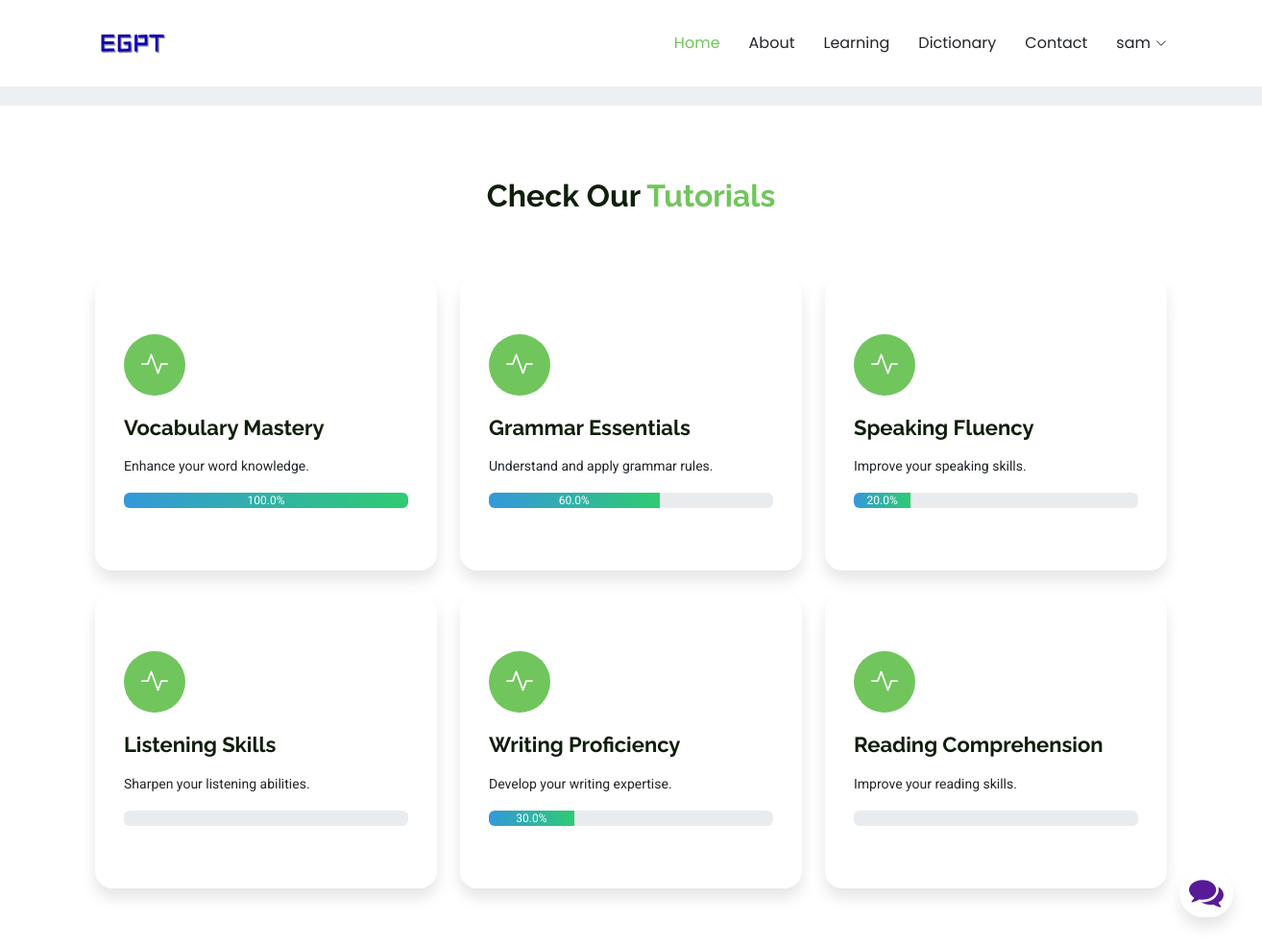
The page /learning (signed in) on the database its author committed.
### EGPT/models.py (models this page shows, shortened)
class User(db.Model, UserMixin):
    id = db.Column(db.Integer, primary_key=True)
    first_name = db.Column(db.String(20), nullable=False)
    last_name = db.Column(db.String(20), nullable=False)
    username = db.Column(db.String(20), unique=True, nullable=False)
    email = db.Column(db.String(120), unique=True, nullable=False)
    image_file = db.Column(db.String(20), nullable=False, default='default.jpg')
    is_admin = db.Column(db.Boolean, default=False)
    password = db.Column(db.String(60), nullable=False)
    progress = db.relationship('UserProgress', backref='user', lazy=True)
    messages = db.relationship('Messages', backref='user', lazy=True)

class Service(db.Model):
    id = db.Column(db.Integer, primary_key=True)
    name = db.Column(db.String(100), unique=True, nullable=False)
    description = db.Column(db.Text, nullable=True)
    tutorials = db.relationship('Tutorial', backref='service', lazy=True)

### EGPT/main/routes.py (the view)
@main.route('/learning', methods=['GET'])
def learning():
    services = Service.query.all()
    service_list = []
    for service in services:
        total_tutorials = len(service.tutorials)
        if current_user.is_authenticated:
            viewed_tutorials = UserProgress.query.filter_by(user_id=current_user.id, is_viewed=True).filter(UserProgress.tutorial_id.in_([t.id for t in service.tutorials])).count()
            progress = (viewed_tutorials / total_tutorials) * 100 if total_tutorials > 0 else 0
        else:
            progress = 0
        service_list.append({
            'name': service.name,
            'description': service.description,
            'progress': progress
        })
    return render_template('learning.html', services=service_list)

### EGPT/models.py (called while the page is built)
@login_manager.user_loader
def load_user(user_id):
    return User.query.get(int(user_id))

### EGPT/templates/learning.html
{% extends 'layout.html' %}
{% block content %}
<link href="{{url_for('static', filename='css/services.css')}}" rel="stylesheet">
<section id="services" class="services section">
  <div class="container section-title" data-aos="fade-up">
    <div><span>Check Our</span> <span class="description-title">Tutorials</span></div>
  </div>
  <div class="container">
    <div class="row gy-4">
      {% for service in services %}
    <div class="col-lg-4 col-md-6" data-aos="fade-up" data-aos-delay="{{ loop.index * 100 }}">
        <div class="service-item position-relative">
            <div class="icon">
                <i class="bi bi-activity"></i>
            </div>
            <a href="{{ url_for('main.service_detail', service_name=service.name.replace(' ', '_')) }}" class="stretched-link">
                <h3>{{ service.name }}</h3>
            </a>
            <p>{{ service.description }}</p>
            <div class="progress mt-3">
                <div class="progress-bar" role="progressbar" style="width: {{ service.progress }}%;" aria-valuenow="{{ service.progress }}" aria-valuemin="0" aria-valuemax="100">{{ service.progress }}%</div>
            </div>
        </div>
    </div>
{% endfor %}
    </div>
  </div>
</section>
{% endblock content %}

### EGPT/templates/layout.html (shortened to what this page needs)
<!DOCTYPE html>
<html lang="en">
<head>
  <link href="{{url_for('static', filename='vendor/bootstrap/css/bootstrap.min.css')}}" rel="stylesheet">
  <link href="{{url_for('static', filename='vendor/bootstrap-icons/bootstrap-icons.css')}}" rel="stylesheet">
  <link href="{{url_for('static', filename='vendor/aos/aos.css')}}" rel="stylesheet">
  <link href="{{url_for('static', filename='vendor/glightbox/css/glightbox.min.css')}}" rel="stylesheet">
  <link href="{{url_for('static', filename='css/main.css')}}" rel="stylesheet">
  <link href="{{url_for('static', filename='css/chatbot.css')}}" rel="stylesheet">
  <link href="{{url_for('static', filename='css/about.css')}}" rel="stylesheet">
  <link href="{{url_for('static', filename='css/contact.css')}}" rel="stylesheet">
  <link href="{{url_for('static', filename='css/messages.css')}}" rel="stylesheet">
</head>
<body class="index-page">
  <header id="header" class="header d-flex align-items-center sticky-top">
    <div class="container-fluid container-xl position-relative d-flex align-items-center justify-content-between">
      <a href="{{url_for('main.home')}}" class="logo d-flex align-items-center">
        <img src="{{url_for('static', filename='img/egpt.png')}}" alt="">
      </a>
      <nav id="navmenu" class="navmenu">
        <ul>
          <li><a href="{{url_for('main.home')}}" class="active">Home</a></li>
          <li><a href="{{url_for('main.about')}}">About</a></li>
          {% if current_user.is_authenticated %}
            <li><a href="{{url_for('main.learning')}}">Learning</a></li>
          {%endif %}
          <li><a href="{{url_for('main.dictionary')}}">Dictionary</a></li>
          <li><a href="{{url_for('main.contact_us')}}">Contact</a></li>
          {% if current_user.is_authenticated %}
          <li class="dropdown"><a href="#"><span> {{current_user.username}}</span> <i class="bi bi-chevron-down toggle-dropdown"></i></a>
          </li>
          {%else:%}
            <li><a href="{{ url_for('users.register') }}">Login/SignUp</a></li>
          {%endif%}
        </ul>
      </nav>
    </div>
  </header>
  <main>
 {% block content %}{% endblock %}
 <div class="chatbox">
  <div class="chatbox__button">
      <button><img src="{{ url_for('static', filename='img/chatbox-icon.svg') }}" /></button>
  </div>
</div>
</main>
</body>
</html>

### EGPT/static/css/main.css (style rules this page uses)
:root { --default-font: "Roboto", system-ui, -apple-system, "Segoe UI", Roboto, "Helvetica Neue", Arial, "Noto Sans", "Liberation Sans", sans-serif, "Apple Color Emoji", "Segoe UI Emoji", "Segoe UI Symbol", "Noto Color Emoji"; --heading-font: "Raleway", sans-serif; --nav-font: "Poppins", sans-serif; }
:root { --background-color: #ffffff; --default-color: #212529; --heading-color: #101f0c; --accent-color: #71c55d; --surface-color: #ffffff; --contrast-color: #ffffff; }
:root { --nav-color: #212529; --nav-hover-color: #71c55d; --nav-mobile-background-color: #ffffff; --nav-dropdown-background-color: #ffffff; --nav-dropdown-color: #212529; --nav-dropdown-hover-color: #71c55d; }
:root { scroll-behavior: smooth; }
body { color: var(--default-color); background-color: var(--background-color); font-family: var(--default-font); }
a { color: var(--accent-color); text-decoration: none; transition: 0.3s; }
h1, h2, h3, h4, h5, h6 { color: var(--heading-color); font-family: var(--heading-font); }
.header { color: var(--default-color); background-color: var(--background-color); padding: 15px 0; transition: all 0.5s; z-index: 997; }
.header .logo { line-height: 1; }
.header .logo img { max-height: 32px; margin-right: 8px; }
@media (min-width: 1200px) { .navmenu { padding: 0; } }
@media (min-width: 1200px) { .navmenu ul { margin: 0; padding: 0; display: flex; list-style: none; align-items: center; } }
@media (min-width: 1200px) { .navmenu li { position: relative; } }
@media (min-width: 1200px) { .navmenu a, .navmenu a:focus { color: var(--nav-color); padding: 18px 15px; font-size: 16px; font-family: var(--nav-font); font-weight: 400; display: flex; align-items: center; justify-content: space-between; white-space: nowrap; transition: 0.3s; } }
@media (min-width: 1200px) { .navmenu a i, .navmenu a:focus i { font-size: 12px; line-height: 0; margin-left: 5px; transition: 0.3s; } }
@media (min-width: 1200px) { .navmenu li:last-child a { padding-right: 0; } }
@media (min-width: 1200px) { .navmenu li:hover>a, .navmenu .active, .navmenu .active:focus { color: var(--nav-hover-color); } }
section, .section { color: var(--default-color); background-color: var(--background-color); padding: 60px 0; scroll-margin-top: 90px; overflow: clip; }
.section-title { text-align: center; padding-bottom: 60px; position: relative; }
.section-title div { color: var(--heading-color); margin: 10px 0 0 0; font-size: 32px; font-weight: 700; font-family: var(--heading-font); }
.section-title div .description-title { color: var(--accent-color); }
.description-title { color: var(--accent-color); }

### EGPT/static/css/chatbot.css (style rules this page uses)
.chatbox { position: absolute; bottom: 30px; right: 30px; --primaryGradient: linear-gradient(93.12deg, #581B98 0.52%, #9C1DE7 100%); --secondaryGradient: linear-gradient(268.91deg, #581B98 -2.14%, #9C1DE7 99.69%); --primaryBoxShadow: 0px 10px 15px rgba(0, 0, 0, 0.1); --secondaryBoxShadow: 0px -10px 15px rgba(0, 0, 0, 0.1); --primary: #581B98; }
.chatbox__button { text-align: right; }
.chatbox__button button, .chatbox__button button:focus, .chatbox__button button:visited { padding: 10px; background: white; border: none; outline: none; border-radius: 50px; box-shadow: 0px 10px 15px rgba(0, 0, 0, 0.1); cursor: pointer; }

### EGPT/static/css/messages.css (style rules this page uses)
main { margin-top: 20px; }

### EGPT/static/css/services.css (style rules this page uses)
.services .service-item { background-color: var(--surface-color); box-shadow: 0px 5px 90px 0px rgba(0, 0, 0, 0.1); padding: 60px 30px; transition: all ease-in-out 0.3s; border-radius: 18px; border-bottom: 5px solid var(--surface-color); height: 100%; }
.services .service-item .icon { color: var(--contrast-color); background: var(--accent-color); margin: 0; width: 64px; height: 64px; border-radius: 50px; display: flex; align-items: center; justify-content: center; margin-bottom: 20px; font-size: 28px; transition: ease-in-out 0.3s; }
.services .service-item h3 { font-weight: 700; margin: 10px 0 15px 0; font-size: 22px; transition: ease-in-out 0.3s; }
.progress-bar { background: linear-gradient(90deg, #3498db, #2ecc71); transition: width 0.6s ease; }
.services .service-item p { line-height: 24px; font-size: 14px; margin-bottom: 0; }
.services .service-item { box-shadow: 0 10px 15px rgba(0, 0, 0, 0.1); }
.progress-bar { transition: width 0.5s ease-in-out; }
body { background: #ecf0f3; }

### rows shown on the page
User: username "sam"
Service: name "Vocabulary Mastery", description "Enhance your word knowledge.", progress "100.0"
Service: name "Grammar Essentials", description "Understand and apply grammar rules.", progress "60.0"
Service: name "Speaking Fluency", description "Improve your speaking skills.", progress "20.0"
Service: name "Listening Skills", description "Sharpen your listening abilities."
Service: name "Writing Proficiency", description "Develop your writing expertise.", progress "30.0"
Service: name "Reading Comprehension", description "Improve your reading skills."
